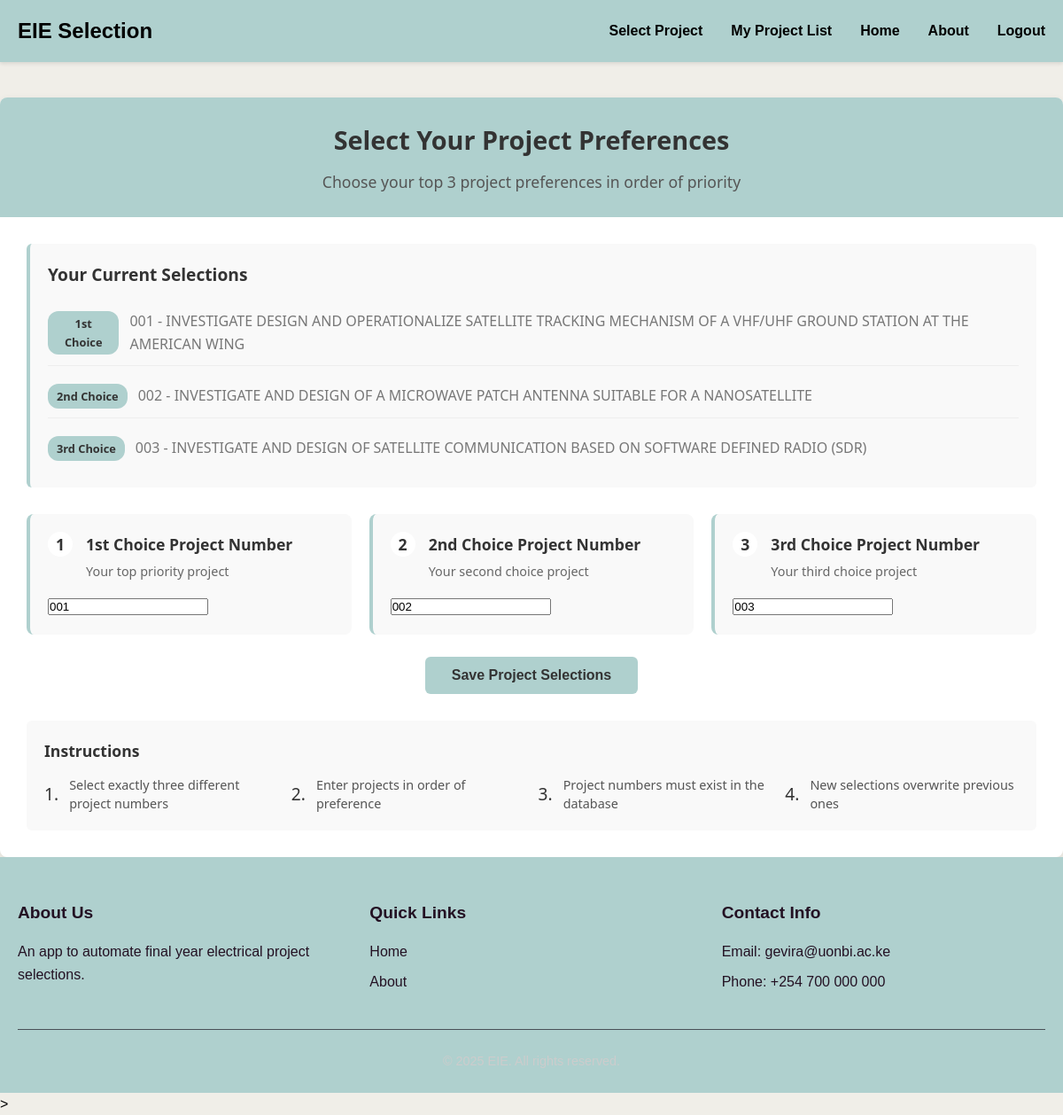
Page /select_projects/ (signed in) on the committed database.
### base/models.py (models this page shows, shortened)
class UserProjectSelection(models.Model):
    CHOICE_OPTIONS = [
        (1, '1st Choice'),
        (2, '2nd Choice'),
        (3, '3rd Choice'),
    ]
    STATUS_CHOICES = [
        ('PENDING', 'Pending'),
        ('ASSIGNED', 'Assigned'),
        ('REJECTED', 'Rejected'),
    ]
    user = models.ForeignKey(User, on_delete=models.CASCADE)
    project = models.ForeignKey(Project, on_delete=models.CASCADE)
    selected_at = models.DateTimeField(auto_now_add=True)
    choice_priority = models.IntegerField(choices=CHOICE_OPTIONS, null = True)
    allocation_round = models.ForeignKey('AllocationRound', on_delete= models.CASCADE, null = True, blank = True)
    status  = models.CharField(max_length=20, choices=STATUS_CHOICES, default='PENDING')
    class Meta:
        verbose_name = 'User Project Selection'
        verbose_name_plural = 'User Project Selections'
        unique_together = ('user', 'choice_priority', 'allocation_round')

class Project(models.Model):
    project_title = models.CharField(max_length=255, default='')
    project_number = models.TextField(blank=True, null=True)
    created_at = models.DateTimeField(default=timezone.now)
    is_available = models.BooleanField(default=True)
    assigned_student = models.OneToOneField(User, null = True, blank = True, on_delete= models.CASCADE)

### base/views.py (the view)
# urls.py: path('select_projects/', views.select_projects, name='select_projects'),
@login_required
def select_projects(request):
    current_selections = UserProjectSelection.objects.filter(user=request.user).order_by('choice_priority')
    initial_data = {}
    for selection in current_selections:
        if selection.choice_priority == 1:
            initial_data['project_1'] = selection.project.project_number
        elif selection.choice_priority == 2:
            initial_data['project_2'] = selection.project.project_number
        elif selection.choice_priority == 3:
            initial_data['project_3'] = selection.project.project_number
    if request.method == 'POST':
        form = ProjectSelectionForm(request.POST)
        if form.is_valid():
            try:
                with transaction.atomic():
                    UserProjectSelection.objects.filter(user=request.user).delete()
                    project_numbers = [
                        form.cleaned_data['project_1'],
                        form.cleaned_data['project_2'],
                        form.cleaned_data['project_3']
                    ]
                    for priority, project_number in enumerate(project_numbers, 1):
                        project = Project.objects.get(project_number=project_number)
                        UserProjectSelection.objects.create(
                            user=request.user,
                            project=project,
                            choice_priority=priority
                        )
                    messages.success(request, 'Your project selections have been saved successfully!')
                    return redirect('select_projects')
            except Exception as e:
                messages.error(request, f'An error occurred while saving your selections: {str(e)}')
    else:
        form = ProjectSelectionForm(initial=initial_data)
    context = {
        'form': form,
        'current_selections': current_selections,
    }
    return render(request, 'base/select_projects.html', context)

### base/forms.py (shortened to what this page needs)
class ProjectSelectionForm(forms.Form):
    project_1 = forms.CharField(
        max_length=255,
        label="1st Choice Project Number",
        widget=forms.TextInput(attrs={'placeholder': 'Enter project number'})
    )
    project_2 = forms.CharField(
        max_length=255,
        label="2nd Choice Project Number",
        widget=forms.TextInput(attrs={'placeholder': 'Enter project number'})
    )
    project_3 = forms.CharField(
        max_length=255,
        label="3rd Choice Project Number",
        widget=forms.TextInput(attrs={'placeholder': 'Enter project number'})
    )

### base/templates/base/select_projects.html (shortened to what this page needs)
{% extends 'base/base.html' %}
{% load static %}
{% block content %}
<div class="selection-container">
    <div class="selection-card">
        <div class="card-header">
            <h1 class="page-title">Select Your Project Preferences</h1>
            <p class="page-subtitle">Choose your top 3 project preferences in order of priority</p>
        </div>
        <div class="card-content">
            {% if current_selections %}
                <div class="current-selections">
                    <div class="selections-header">
                        <h3>Your Current Selections</h3>
                    </div>
                    <div class="selections-list">
                        {% for selection in current_selections %}
                            <div class="selection-item">
                                <span class="priority-badge">{{ selection.get_choice_priority_display }}</span>
                                <span class="project-info">{{ selection.project.project_number }} - {{ selection.project.project_title }}</span>
                            </div>
                        {% endfor %}
                    </div>
                </div>
            {% endif %}
            <form method="post" class="selection-form">
               <div class="form-fields">
                    <div class="field-row">
                        <div class="field-group">
                            <label for="{{ form.project_1.id_for_label }}" class="field-label">
                                <span class="priority-number">1</span>
                                <div class="label-content">
                                    <span class="label-title">{{ form.project_1.label }}</span>
                                    <span class="label-desc">Your top priority project</span>
                                </div>
                            </label>
                            <div class="field-input">
                                {{ form.project_1 }}
                            </div>
                        </div>
                        <div class="field-group">
                            <label for="{{ form.project_2.id_for_label }}" class="field-label">
                                <span class="priority-number">2</span>
                                <div class="label-content">
                                    <span class="label-title">{{ form.project_2.label }}</span>
                                    <span class="label-desc">Your second choice project</span>
                                </div>
                            </label>
                            <div class="field-input">
                                {{ form.project_2 }}
                            </div>
                        </div>
                        <div class="field-group">
                            <label for="{{ form.project_3.id_for_label }}" class="field-label">
                                <span class="priority-number">3</span>
                                <div class="label-content">
                                    <span class="label-title">{{ form.project_3.label }}</span>
                                    <span class="label-desc">Your third choice project</span>
                                </div>
                            </label>
                            <div class="field-input">
                                {{ form.project_3 }}
                            </div>
                        </div>
                    </div>
                </div>
                <div class="form-actions">
                    <button type="submit" class="submit-btn">
                        <span class="btn-text">Save Project Selections</span>
                    </button>
                </div>
            </form>
            <div class="instructions">
                <h4>Instructions</h4>
                <div class="instructions-grid">
                    <div class="instruction-item">
                        <div class="instruction-icon">1.</div>
                        <div class="instruction-text">Select exactly three different project numbers</div>
                    </div>
                    <div class="instruction-item">
                        <div class="instruction-icon">2.</div>
                        <div class="instruction-text">Enter projects in order of preference</div>
                    </div>
                    <div class="instruction-item">
                        <div class="instruction-icon">3.</div>
                        <div class="instruction-text">Project numbers must exist in the database</div>
                    </div>
                    <div class="instruction-item">
                        <div class="instruction-icon">4.</div>
                        <div class="instruction-text">New selections overwrite previous ones</div>
                    </div>
                </div>
            </div>
        </div>
    </div>
</div>
{% endblock %}

### base/static/base.css (style rules this page uses)
* { margin: 0; padding: 0; box-sizing: border-box; }
body { font-family: 'Arial', sans-serif; line-height: 1.6; color: black; background-color: #F0EEE8; min-height: 100vh; display: flex; flex-direction: column; justify-content: center; }
h1, h2, h3, h4, h5, h6 { margin-bottom: 0.5rem; font-weight: 600; }
p { margin-bottom: 1rem; }

### base/static/register.css (style rules this page uses)
.form-actions { margin-top: 20px; text-align: center; }

### base/static/select_projects.css (style rules this page uses)
.selection-container { max-width: 1200px; margin: 0 auto; font-family: 'Segoe UI', Tahoma, Geneva, Verdana, sans-serif; color: #333; background-color: #F0EEE8; min-height: 100vh; margin-top: 0px; }
.selection-card { background-color: white; border-radius: 8px; overflow: hidden; box-shadow: 0 3px 10px rgba(0, 0, 0, 0.08); }
.card-header { padding: 25px 30px; background-color: #AFD0CE; text-align: center; }
.page-title { margin: 0 0 10px 0; font-size: 1.8rem; color: #333; font-weight: 600; }
.page-subtitle { margin: 0; color: #555; font-size: 1.1rem; }
.card-content { padding: 30px; }
.current-selections { margin-bottom: 30px; padding: 20px; background-color: #f9f9f9; border-radius: 6px; border-left: 4px solid #AFD0CE; }
.selections-header { margin-bottom: 15px; }
.selections-header h3 { margin: 0; font-size: 1.2rem; color: #333; }
.selections-list { display: flex; flex-direction: column; gap: 10px; }
.selection-item { display: flex; align-items: center; padding: 10px 0; border-bottom: 1px solid #eee; }
.selection-item:last-child { border-bottom: none; }
.priority-badge { padding: 4px 10px; background-color: #AFD0CE; border-radius: 12px; font-size: 0.8rem; font-weight: 600; margin-right: 12px; min-width: 70px; text-align: center; }
.project-info { color: #555; }
.selection-form { margin-bottom: 30px; }
.form-fields { max-width: 1200px; margin: 0 auto; }
.field-row { display: grid; grid-template-columns: repeat(3, 1fr); gap: 20px; }
.field-group { display: flex; flex-direction: column; padding: 20px; background-color: #f9f9f9; border-radius: 8px; border-left: 4px solid #AFD0CE; height: 100%; }
.field-label { display: flex; align-items: flex-start; margin-bottom: 15px; cursor: pointer; }
.priority-number { display: flex; justify-content: center; align-items: center; width: 32px; height: 32px; background-color: #AFD0CE; color: #333; border-radius: 50%; font-weight: bold; margin-right: 15px; flex-shrink: 0; font-size: 1.1rem; }
.label-content { display: flex; flex-direction: column; }
.label-title { font-weight: 600; color: #333; margin-bottom: 4px; font-size: 1.1rem; }
.label-desc { font-size: 0.9rem; color: #666; }
.form-actions { margin-top: 25px; text-align: center; }
.submit-btn { padding: 12px 30px; background-color: #AFD0CE; color: #333; border: none; border-radius: 6px; font-size: 1rem; font-weight: 600; cursor: pointer; transition: background-color 0.2s ease; }
.instructions { padding: 20px; background-color: #f9f9f9; border-radius: 6px; }
.instructions h4 { margin: 0 0 15px 0; color: #333; font-size: 1.1rem; }
.instructions-grid { display: grid; grid-template-columns: repeat(auto-fit, minmax(250px, 1fr)); gap: 15px; }
.instruction-item { display: flex; align-items: center; }
.instruction-icon { margin-right: 12px; font-size: 1.2rem; flex-shrink: 0; }
.instruction-text { font-size: 0.9rem; color: #555; line-height: 1.4; }

### base/static/user_selected_project.css (style rules this page uses)
.priority-badge { display: flex; align-items: center; gap: 8px; }
.priority-number { display: inline-flex; justify-content: center; align-items: center; width: 28px; height: 28px; background-color: white; border-radius: 50%; font-weight: bold; }
.project-info, .selection-date { color: #777; }

### rows in the picture
UserProjectSelection: choice_priority "1st Choice", project.project_number "001", project.project_title "INVESTIGATE DESIGN AND OPERATIONALIZE SATELLITE TRACKING MECHANISM OF A VHF/UHF GROUND STATION AT THE AMERICAN WING"
UserProjectSelection: choice_priority "2nd Choice", project.project_number "002", project.project_title "INVESTIGATE AND DESIGN OF A MICROWAVE PATCH ANTENNA SUITABLE FOR A NANOSATELLITE"
UserProjectSelection: choice_priority "3rd Choice", project.project_number "003", project.project_title "INVESTIGATE AND DESIGN OF SATELLITE COMMUNICATION BASED ON SOFTWARE DEFINED RADIO (SDR)"
